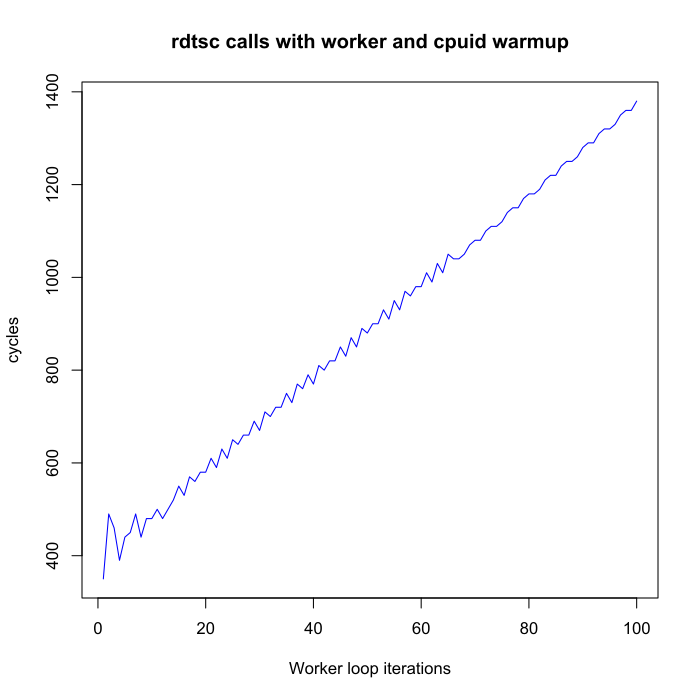

This chart was generated by the following R code:
dt <- read.table('hot.dat', header=F)

y <- t(dt[1, 1:100])

plot.ts(y,
        col='blue', 
        main='rdtsc calls with worker and cpuid warmup',
        xlab='Worker loop iterations', 
        ylab='cycles')
